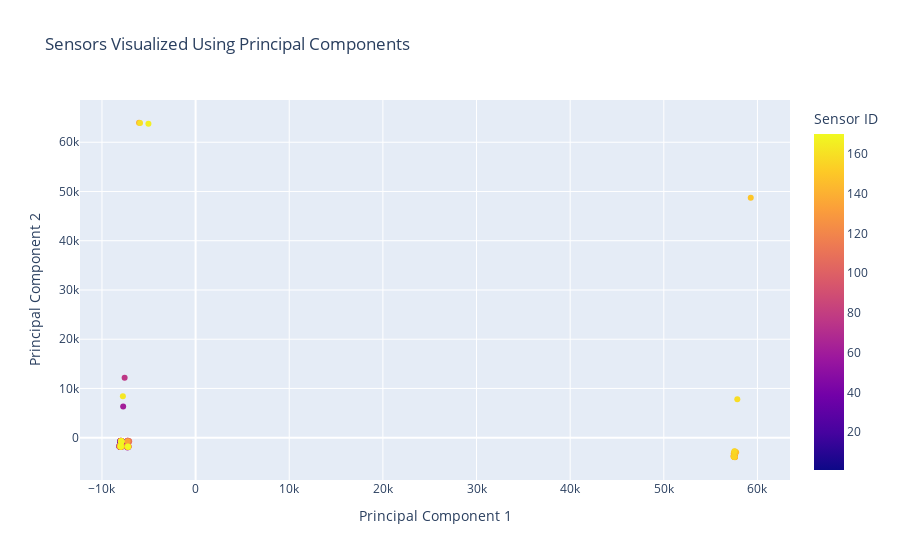

The notebook cell this image was saved under:
### Code cell
# Plot the PCA interactive plot
plot_pca_interactive(df_range_delay_ends, sensor_id_col='Sensor ID', n_components=2)

### Figure 1 — Plotly figure (JSON) as saved in the notebook; plotly's stock layout.template omitted (floating-point values rounded to 4 significant figures; data arrays with more than 128 entries replaced by an {"elided": "..."} marker saying what was removed)
{"data": [{"customdata": {"elided": "169x1 int values"}, "hovertemplate": "Principal Component 1=%{x}<br>Principal Component 2=%{y}<br>Sensor ID=%{marker.color}<extra></extra>", "legendgroup": "", "marker": {"color": {"elided": "169 int values"}, "coloraxis": "coloraxis", "symbol": "circle"}, "mode": "markers", "name": "", "orientation": "v", "showlegend": false, "type": "scatter", "x": {"elided": "169 float values"}, "xaxis": "x", "y": {"elided": "169 float values"}, "yaxis": "y"}], "layout": {"coloraxis": {"colorbar": {"title": {"text": "Sensor ID"}}, "colorscale": [[0, "#0d0887"], [0.1111, "#46039f"], [0.2222, "#7201a8"], [0.3333, "#9c179e"], [0.4444, "#bd3786"], [0.5556, "#d8576b"], [0.6667, "#ed7953"], [0.7778, "#fb9f3a"], [0.8889, "#fdca26"], [1, "#f0f921"]]}, "legend": {"tracegroupgap": 0}, "title": {"text": "Sensors Visualized Using Principal Components"}, "xaxis": {"anchor": "y", "domain": [0, 1], "title": {"text": "Principal Component 1"}}, "yaxis": {"anchor": "x", "domain": [0, 1], "title": {"text": "Principal Component 2"}}}}
